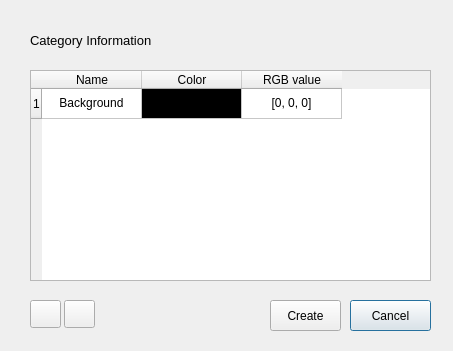
<?xml version="1.0" encoding="UTF-8"?>
<ui version="4.0">
 <class>SetCategoryInfo</class>
 <widget class="QDialog" name="SetCategoryInfo">
  <property name="geometry">
   <rect>
    <x>0</x>
    <y>0</y>
    <width>453</width>
    <height>351</height>
   </rect>
  </property>
  <property name="windowTitle">
   <string>Set Category Information</string>
  </property>
  <widget class="QTableWidget" name="tableWidget">
   <property name="geometry">
    <rect>
     <x>30</x>
     <y>70</y>
     <width>401</width>
     <height>211</height>
    </rect>
   </property>
   <attribute name="horizontalHeaderMinimumSectionSize">
    <number>30</number>
   </attribute>
   <row>
    <property name="text">
     <string>1</string>
    </property>
   </row>
   <column>
    <property name="text">
     <string>Name</string>
    </property>
   </column>
   <column>
    <property name="text">
     <string>Color</string>
    </property>
   </column>
   <column>
    <property name="text">
     <string>RGB value</string>
    </property>
   </column>
   <item row="0" column="0">
    <property name="text">
     <string>Background</string>
    </property>
    <property name="textAlignment">
     <set>AlignCenter</set>
    </property>
   </item>
   <item row="0" column="1">
    <property name="text">
     <string/>
    </property>
    <property name="background">
     <brush brushstyle="SolidPattern">
      <color alpha="255">
       <red>0</red>
       <green>0</green>
       <blue>0</blue>
      </color>
     </brush>
    </property>
    <property name="foreground">
     <brush brushstyle="SolidPattern">
      <color alpha="255">
       <red>0</red>
       <green>0</green>
       <blue>0</blue>
      </color>
     </brush>
    </property>
   </item>
   <item row="0" column="2">
    <property name="text">
     <string>[0, 0, 0]</string>
    </property>
    <property name="textAlignment">
     <set>AlignCenter</set>
    </property>
   </item>
  </widget>
  <widget class="QPushButton" name="cancelButton">
   <property name="geometry">
    <rect>
     <x>350</x>
     <y>300</y>
     <width>81</width>
     <height>31</height>
    </rect>
   </property>
   <property name="text">
    <string>Cancel</string>
   </property>
  </widget>
  <widget class="QPushButton" name="createButton">
   <property name="geometry">
    <rect>
     <x>270</x>
     <y>300</y>
     <width>71</width>
     <height>31</height>
    </rect>
   </property>
   <property name="text">
    <string>Create</string>
   </property>
  </widget>
  <widget class="QLabel" name="label_4">
   <property name="geometry">
    <rect>
     <x>30</x>
     <y>30</y>
     <width>181</width>
     <height>21</height>
    </rect>
   </property>
   <property name="font">
    <font>
     <pointsize>10</pointsize>
    </font>
   </property>
   <property name="text">
    <string>Category Information</string>
   </property>
  </widget>
  <widget class="QPushButton" name="addRowButton">
   <property name="geometry">
    <rect>
     <x>30</x>
     <y>300</y>
     <width>31</width>
     <height>28</height>
    </rect>
   </property>
   <property name="text">
    <string/>
   </property>
   <property name="icon">
    <iconset>
     <normaloff>icon/plus.png</normaloff>icon/plus.png</iconset>
   </property>
  </widget>
  <widget class="QPushButton" name="deleteRowButton">
   <property name="geometry">
    <rect>
     <x>64</x>
     <y>300</y>
     <width>31</width>
     <height>28</height>
    </rect>
   </property>
   <property name="text">
    <string/>
   </property>
   <property name="icon">
    <iconset>
     <normaloff>minus.png</normaloff>minus.png</iconset>
   </property>
  </widget>
 </widget>
 <resources/>
 <connections/>
</ui>
